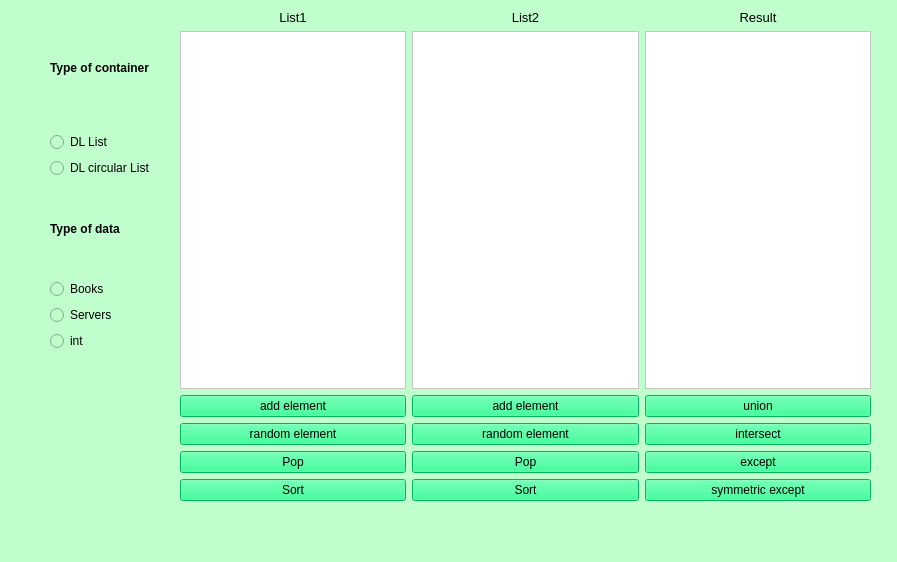
<?xml version="1.0" encoding="UTF-8"?>
<ui version="4.0">
 <class>MainWindow</class>
 <widget class="QMainWindow" name="MainWindow">
  <property name="geometry">
   <rect>
    <x>0</x>
    <y>0</y>
    <width>897</width>
    <height>562</height>
   </rect>
  </property>
  <property name="windowTitle">
   <string>MainWindow</string>
  </property>
  <property name="styleSheet">
   <string notr="true">background-color: rgb(192, 255, 205);</string>
  </property>
  <widget class="QWidget" name="centralwidget">
   <widget class="QLabel" name="label">
    <property name="geometry">
     <rect>
      <x>-110</x>
      <y>660</y>
      <width>55</width>
      <height>16</height>
     </rect>
    </property>
    <property name="text">
     <string>TextLabel</string>
    </property>
   </widget>
   <widget class="QWidget" name="">
    <property name="geometry">
     <rect>
      <x>180</x>
      <y>10</y>
      <width>691</width>
      <height>491</height>
     </rect>
    </property>
    <layout class="QVBoxLayout" name="verticalLayout_8">
     <item>
      <layout class="QHBoxLayout" name="horizontalLayout">
       <item>
        <layout class="QVBoxLayout" name="verticalLayout_4">
         <item>
          <widget class="QLabel" name="label_4">
           <property name="font">
            <font>
             <pointsize>10</pointsize>
            </font>
           </property>
           <property name="text">
            <string>List1</string>
           </property>
           <property name="alignment">
            <set>Qt::AlignCenter</set>
           </property>
          </widget>
         </item>
         <item>
          <widget class="QListWidget" name="List">
           <property name="styleSheet">
            <string notr="true">background-color: rgb(255, 255, 255);</string>
           </property>
          </widget>
         </item>
        </layout>
       </item>
       <item>
        <layout class="QVBoxLayout" name="verticalLayout_5">
         <item>
          <widget class="QLabel" name="label_5">
           <property name="font">
            <font>
             <pointsize>10</pointsize>
            </font>
           </property>
           <property name="text">
            <string>List2</string>
           </property>
           <property name="alignment">
            <set>Qt::AlignCenter</set>
           </property>
          </widget>
         </item>
         <item>
          <widget class="QListWidget" name="List_2">
           <property name="styleSheet">
            <string notr="true">background-color: rgb(255, 255, 255);</string>
           </property>
          </widget>
         </item>
        </layout>
       </item>
       <item>
        <layout class="QVBoxLayout" name="verticalLayout_11">
         <item>
          <widget class="QLabel" name="label_6">
           <property name="font">
            <font>
             <pointsize>10</pointsize>
            </font>
           </property>
           <property name="text">
            <string>Result</string>
           </property>
           <property name="alignment">
            <set>Qt::AlignCenter</set>
           </property>
          </widget>
         </item>
         <item>
          <widget class="QListWidget" name="List_3">
           <property name="styleSheet">
            <string notr="true">background-color: rgb(255, 255, 255);</string>
           </property>
          </widget>
         </item>
        </layout>
       </item>
      </layout>
     </item>
     <item>
      <layout class="QHBoxLayout" name="horizontalLayout_2">
       <item>
        <layout class="QVBoxLayout" name="verticalLayout_6">
         <item>
          <widget class="QPushButton" name="pushButton">
           <property name="styleSheet">
            <string notr="true">background-color: rgb(0, 255, 127);</string>
           </property>
           <property name="text">
            <string>add element</string>
           </property>
          </widget>
         </item>
         <item>
          <widget class="QPushButton" name="pushButton_random">
           <property name="styleSheet">
            <string notr="true">background-color: rgb(0, 255, 127);</string>
           </property>
           <property name="text">
            <string>random element</string>
           </property>
          </widget>
         </item>
         <item>
          <widget class="QPushButton" name="pushButton_delete">
           <property name="styleSheet">
            <string notr="true">background-color: rgb(0, 255, 127);</string>
           </property>
           <property name="text">
            <string>Pop</string>
           </property>
          </widget>
         </item>
         <item>
          <widget class="QPushButton" name="pushButton_sort">
           <property name="styleSheet">
            <string notr="true">background-color: rgb(0, 255, 127);</string>
           </property>
           <property name="text">
            <string>Sort</string>
           </property>
          </widget>
         </item>
        </layout>
       </item>
       <item>
        <layout class="QVBoxLayout" name="verticalLayout_7">
         <item>
          <widget class="QPushButton" name="pushButton_2">
           <property name="styleSheet">
            <string notr="true">background-color: rgb(0, 255, 127);</string>
           </property>
           <property name="text">
            <string>add element</string>
           </property>
          </widget>
         </item>
         <item>
          <widget class="QPushButton" name="pushButton_random_2">
           <property name="styleSheet">
            <string notr="true">background-color: rgb(0, 255, 127);</string>
           </property>
           <property name="text">
            <string>random element</string>
           </property>
          </widget>
         </item>
         <item>
          <widget class="QPushButton" name="pushButton_delete_2">
           <property name="styleSheet">
            <string notr="true">background-color: rgb(0, 255, 127);</string>
           </property>
           <property name="text">
            <string>Pop</string>
           </property>
          </widget>
         </item>
         <item>
          <widget class="QPushButton" name="pushButton_sort_2">
           <property name="styleSheet">
            <string notr="true">background-color: rgb(0, 255, 127);</string>
           </property>
           <property name="text">
            <string>Sort</string>
           </property>
          </widget>
         </item>
        </layout>
       </item>
       <item>
        <layout class="QVBoxLayout" name="verticalLayout_9">
         <item>
          <widget class="QPushButton" name="pushButton_union">
           <property name="styleSheet">
            <string notr="true">background-color: rgb(0, 255, 127);</string>
           </property>
           <property name="text">
            <string>union</string>
           </property>
          </widget>
         </item>
         <item>
          <widget class="QPushButton" name="pushButton_intersect">
           <property name="styleSheet">
            <string notr="true">background-color: rgb(0, 255, 127);</string>
           </property>
           <property name="text">
            <string>intersect</string>
           </property>
          </widget>
         </item>
         <item>
          <widget class="QPushButton" name="pushButton_except">
           <property name="styleSheet">
            <string notr="true">background-color: rgb(0, 255, 127);</string>
           </property>
           <property name="text">
            <string>except</string>
           </property>
          </widget>
         </item>
         <item>
          <widget class="QPushButton" name="pushButton_Sexcept">
           <property name="styleSheet">
            <string notr="true">background-color: rgb(0, 255, 127);</string>
           </property>
           <property name="text">
            <string>symmetric except</string>
           </property>
          </widget>
         </item>
        </layout>
       </item>
      </layout>
     </item>
    </layout>
   </widget>
   <widget class="QWidget" name="">
    <property name="geometry">
     <rect>
      <x>50</x>
      <y>10</y>
      <width>124</width>
      <height>341</height>
     </rect>
    </property>
    <layout class="QVBoxLayout" name="verticalLayout_10">
     <item>
      <layout class="QVBoxLayout" name="verticalLayout_3">
       <item>
        <layout class="QVBoxLayout" name="verticalLayout">
         <item>
          <widget class="QLabel" name="label_2">
           <property name="font">
            <font>
             <weight>75</weight>
             <bold>true</bold>
            </font>
           </property>
           <property name="text">
            <string>Type of container </string>
           </property>
          </widget>
         </item>
         <item>
          <widget class="QRadioButton" name="radioButton_DL">
           <property name="text">
            <string>DL List</string>
           </property>
           <attribute name="buttonGroup">
            <string notr="true">buttonGroup_2</string>
           </attribute>
          </widget>
         </item>
         <item>
          <widget class="QRadioButton" name="radioButton_DLC">
           <property name="text">
            <string>DL circular List</string>
           </property>
           <attribute name="buttonGroup">
            <string notr="true">buttonGroup_2</string>
           </attribute>
          </widget>
         </item>
        </layout>
       </item>
       <item>
        <layout class="QVBoxLayout" name="verticalLayout_2">
         <item>
          <widget class="QLabel" name="label_3">
           <property name="font">
            <font>
             <weight>75</weight>
             <bold>true</bold>
            </font>
           </property>
           <property name="text">
            <string>Type of data </string>
           </property>
          </widget>
         </item>
         <item>
          <widget class="QRadioButton" name="radioButton_Books">
           <property name="text">
            <string>Books</string>
           </property>
           <attribute name="buttonGroup">
            <string notr="true">buttonGroup</string>
           </attribute>
          </widget>
         </item>
         <item>
          <widget class="QRadioButton" name="radioButton_Servers">
           <property name="text">
            <string>Servers</string>
           </property>
           <attribute name="buttonGroup">
            <string notr="true">buttonGroup</string>
           </attribute>
          </widget>
         </item>
         <item>
          <widget class="QRadioButton" name="radioButton_int">
           <property name="text">
            <string>int</string>
           </property>
           <attribute name="buttonGroup">
            <string notr="true">buttonGroup</string>
           </attribute>
          </widget>
         </item>
        </layout>
       </item>
      </layout>
     </item>
    </layout>
   </widget>
  </widget>
  <widget class="QMenuBar" name="menubar">
   <property name="geometry">
    <rect>
     <x>0</x>
     <y>0</y>
     <width>897</width>
     <height>26</height>
    </rect>
   </property>
  </widget>
  <widget class="QStatusBar" name="statusbar"/>
 </widget>
 <resources/>
 <connections/>
 <buttongroups>
  <buttongroup name="buttonGroup"/>
  <buttongroup name="buttonGroup_2"/>
 </buttongroups>
</ui>
